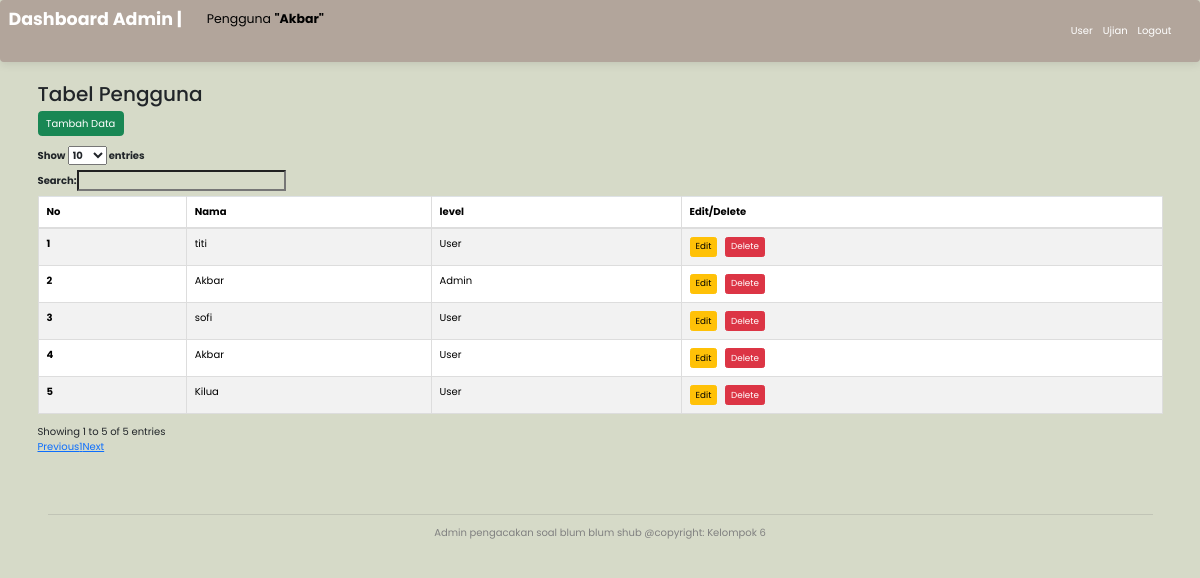
Page /admin/ (signed in) on the committed database.
### tables this page shows
CREATE TABLE `user` (
  `id_user` int(8) NOT NULL,
  `username` varchar(255) NOT NULL,
  `password` varchar(255) NOT NULL,
  `nama` varchar(255) NOT NULL,
  `token` int(10) NOT NULL,
  `level` enum('Admin','User') NOT NULL
);

### admin/user/tampil.php (the view, shortened to what this page needs)
<div class="col-md-12">
    <h2 data-aos="fade-right">Tabel Pengguna</h2>
    <a href="?page=user/tambah_data.php" class="btn btn-success mb-3" data-aos="fade-right">Tambah Data</a>
    <table id="tabel-data" class="table table-striped table-bordered" width="100%" cellspacing="0">
        <thead>
            <tr>
                <th scope="col">No</th>
                <th scope="col">Nama</th>
                <th scope="col">level</th>
                <th scope="col">Edit/Delete</th>
            </tr>
        </thead>
        <tbody>
            <?php
                $sql = mysqli_query($db, "SELECT * FROM user");
                $no=1;
                while ($ambil_data = mysqli_fetch_assoc($sql)) {
                    $id_user = $ambil_data['id_user'];
                    $nama = $ambil_data['nama'];
                    $level = $ambil_data['level'];
            ?>
            <tr>
                <th scope="row"><?=$no++?></th>
                <td><?=$nama?></td>
                <td><?=$level?></td>
                <td>
                    <a href="?page=user/edit.php&id=<?= $id_user ?>" class="btn btn-warning btn-sm me-2">Edit</a>
                    <a href="?page=user/delete.php&id=<?= $id_user ?>" class="btn btn-danger btn-sm">Delete</a>
                </td>
            </tr>
            <?php }?>
        </tbody>
    </table>
</div>

### admin/index.php (style rules this page uses)
body, nav ,input, button { font-family: 'Poppins', sans-serif; background-color: #D6DAC8; }

### rows in the picture
user: nama "titi", level "User"
user: nama "Akbar", level "Admin"
user: nama "sofi", level "User"
user: nama "Akbar", level "User"
user: nama "Kilua", level "User"

### other values in the picture
$_SESSION['nama'] "Akbar"
